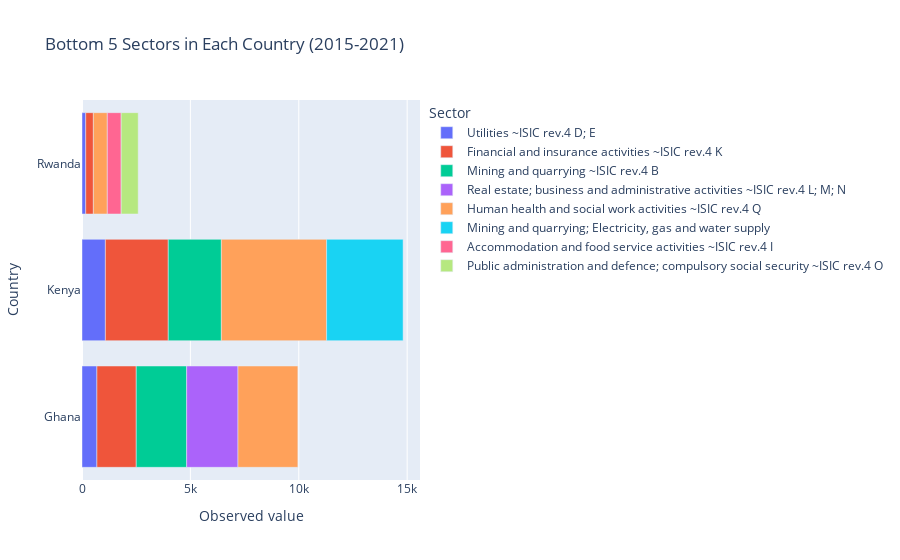

The notebook cell saved with this chart:
### Code cell
# Group by 'Country' and 'Sector', summing up 'Observed value' for each combination
grouped_df = filtered_df.groupby(['Country', 'Sector'])['Observed value'].sum().reset_index()

# For each country, get the bottom 5 sectors based on 'Observed value'
bottom_sectors = grouped_df.groupby('Country').apply(lambda x: x.nsmallest(5, 'Observed value')).reset_index(drop=True)

# Create an interactive horizontal bar plot using Plotly
fig = px.bar(bottom_sectors, y='Country', x='Observed value', color='Sector',
             orientation='h',
             title='Bottom 5 Sectors in Each Country (2015-2021)')

# Show the plot
fig.show()

### Figure 1 — Plotly figure (JSON) as saved in the notebook; plotly's stock layout.template omitted (floating-point values rounded to 4 significant figures)
{"data": [{"alignmentgroup": "True", "hovertemplate": "Sector=Utilities ~ISIC rev.4 D; E<br>Observed value=%{x}<br>Country=%{y}<extra></extra>", "legendgroup": "Utilities ~ISIC rev.4 D; E", "marker": {"color": "#636efa", "pattern": {"shape": ""}}, "name": "Utilities ~ISIC rev.4 D; E", "offsetgroup": "Utilities ~ISIC rev.4 D; E", "orientation": "h", "showlegend": true, "textposition": "auto", "type": "bar", "x": [687.8, 1079.0, 172.1], "xaxis": "x", "y": ["Ghana", "Kenya", "Rwanda"], "yaxis": "y"}, {"alignmentgroup": "True", "hovertemplate": "Sector=Financial and insurance activities ~ISIC rev.4 K<br>Observed value=%{x}<br>Country=%{y}<extra></extra>", "legendgroup": "Financial and insurance activities ~ISIC rev.4 K", "marker": {"color": "#EF553B", "pattern": {"shape": ""}}, "name": "Financial and insurance activities ~ISIC rev.4 K", "offsetgroup": "Financial and insurance activities ~ISIC rev.4 K", "orientation": "h", "showlegend": true, "textposition": "auto", "type": "bar", "x": [1815.0, 2901.0, 352.4], "xaxis": "x", "y": ["Ghana", "Kenya", "Rwanda"], "yaxis": "y"}, {"alignmentgroup": "True", "hovertemplate": "Sector=Mining and quarrying ~ISIC rev.4 B<br>Observed value=%{x}<br>Country=%{y}<extra></extra>", "legendgroup": "Mining and quarrying ~ISIC rev.4 B", "marker": {"color": "#00cc96", "pattern": {"shape": ""}}, "name": "Mining and quarrying ~ISIC rev.4 B", "offsetgroup": "Mining and quarrying ~ISIC rev.4 B", "orientation": "h", "showlegend": true, "textposition": "auto", "type": "bar", "x": [2326.0, 2449.0], "xaxis": "x", "y": ["Ghana", "Kenya"], "yaxis": "y"}, {"alignmentgroup": "True", "hovertemplate": "Sector=Real estate; business and administrative activities ~ISIC rev.4 L; M; N<br>Observed value=%{x}<br>Country=%{y}<extra></extra>", "legendgroup": "Real estate; business and administrative activities ~ISIC rev.4 L; M; N", "marker": {"color": "#ab63fa", "pattern": {"shape": ""}}, "name": "Real estate; business and administrative activities ~ISIC rev.4 L; M; N", "offsetgroup": "Real estate; business and administrative activities ~ISIC rev.4 L; M; N", "orientation": "h", "showlegend": true, "textposition": "auto", "type": "bar", "x": [2367.0], "xaxis": "x", "y": ["Ghana"], "yaxis": "y"}, {"alignmentgroup": "True", "hovertemplate": "Sector=Human health and social work activities ~ISIC rev.4 Q<br>Observed value=%{x}<br>Country=%{y}<extra></extra>", "legendgroup": "Human health and social work activities ~ISIC rev.4 Q", "marker": {"color": "#FFA15A", "pattern": {"shape": ""}}, "name": "Human health and social work activities ~ISIC rev.4 Q", "offsetgroup": "Human health and social work activities ~ISIC rev.4 Q", "orientation": "h", "showlegend": true, "textposition": "auto", "type": "bar", "x": [2763.0, 4855.0, 642.9], "xaxis": "x", "y": ["Ghana", "Kenya", "Rwanda"], "yaxis": "y"}, {"alignmentgroup": "True", "hovertemplate": "Sector=Mining and quarrying; Electricity, gas and water supply<br>Observed value=%{x}<br>Country=%{y}<extra></extra>", "legendgroup": "Mining and quarrying; Electricity, gas and water supply", "marker": {"color": "#19d3f3", "pattern": {"shape": ""}}, "name": "Mining and quarrying; Electricity, gas and water supply", "offsetgroup": "Mining and quarrying; Electricity, gas and water supply", "orientation": "h", "showlegend": true, "textposition": "auto", "type": "bar", "x": [3528.0], "xaxis": "x", "y": ["Kenya"], "yaxis": "y"}, {"alignmentgroup": "True", "hovertemplate": "Sector=Accommodation and food service activities ~ISIC rev.4 I<br>Observed value=%{x}<br>Country=%{y}<extra></extra>", "legendgroup": "Accommodation and food service activities ~ISIC rev.4 I", "marker": {"color": "#FF6692", "pattern": {"shape": ""}}, "name": "Accommodation and food service activities ~ISIC rev.4 I", "offsetgroup": "Accommodation and food service activities ~ISIC rev.4 I", "orientation": "h", "showlegend": true, "textposition": "auto", "type": "bar", "x": [639.9], "xaxis": "x", "y": ["Rwanda"], "yaxis": "y"}, {"alignmentgroup": "True", "hovertemplate": "Sector=Public administration and defence; compulsory social security ~ISIC rev.4 O<br>Observed value=%{x}<br>Country=%{y}<extra></extra>", "legendgroup": "Public administration and defence; compulsory social security ~ISIC rev.4 O", "marker": {"color": "#B6E880", "pattern": {"shape": ""}}, "name": "Public administration and defence; compulsory social security ~ISIC rev.4 O", "offsetgroup": "Public administration and defence; compulsory social security ~ISIC rev.4 O", "orientation": "h", "showlegend": true, "textposition": "auto", "type": "bar", "x": [785.3], "xaxis": "x", "y": ["Rwanda"], "yaxis": "y"}], "layout": {"autosize": true, "barmode": "relative", "legend": {"title": {"text": "Sector"}, "tracegroupgap": 0}, "title": {"text": "Bottom 5 Sectors in Each Country (2015-2021)"}, "xaxis": {"anchor": "y", "autorange": true, "domain": [0, 1], "range": [0, 15590.0], "title": {"text": "Observed value"}, "type": "linear"}, "yaxis": {"anchor": "x", "autorange": true, "domain": [0, 1], "range": [-0.5, 2.5], "title": {"text": "Country"}, "type": "category"}}}
